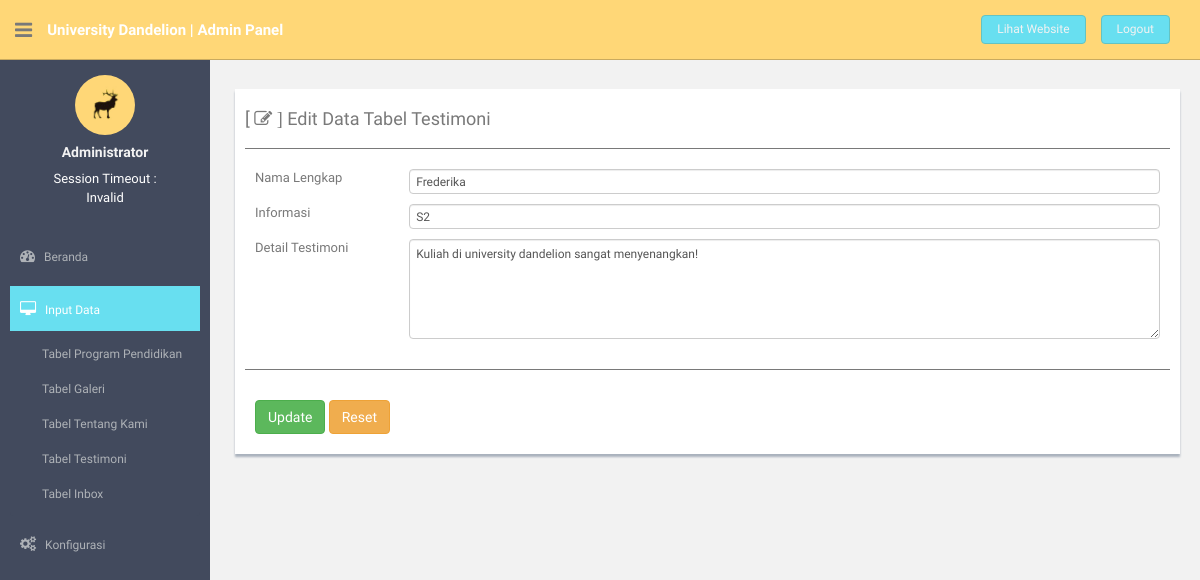
The page /confpanel/module/mod_testimoni/aksi.php?testimoni=edit&id_testimonial=2 (signed in) on the database its author committed.
### tables this page shows
CREATE TABLE IF NOT EXISTS `tbl_testimonial` (
  `id_testimonial` int(3) NOT NULL AUTO_INCREMENT,
  `fullname_testimonial` varchar(50) NOT NULL,
  `description_testimonial` text NOT NULL,
  `detail_testimonial` text NOT NULL,
  PRIMARY KEY (`id_testimonial`)
);

### confpanel/module/mod_testimoni/aksi.php (the view, shortened to what this page needs)
<?php
include '../../header_module.php';
include '../../menu_module.php';
include '../../control.php';
$module   = @$_GET['testimoni'];
if ($module == "edit"){
    $id_testimonial = @$_GET['id_testimonial'];
    $edit           = mysqli_query($link, "SELECT * FROM tbl_testimonial WHERE id_testimonial='$id_testimonial'");
    $showtestimoni  = mysqli_fetch_array($edit);
    echo " <section id=\"main-content\">
            <section class=\"wrapper\">
             <div class=\"row mt\">
              <div class=\"col-md-12\">
               <div class=\"form-panel\">
                <table class=\"table table-striped table-advance table-hover\">
                 <h4>[ <i class=\"fa fa-edit\"> ]</i> Edit Data Tabel Testimoni</h4>
                  <hr>
                    <form class=\"form-horizontal style-form\" action=\"../../module/mod_testimoni/aksi.php?testimoni=update&id_testimonial=$showtestimoni[id_testimonial]\" method=\"POST\" enctype=\"multipart/form-data\">
                      <div class=\"form-group\">
                          <input type=\"hidden\" class=\"form-control\" name=\"id_testimonial\" value=\"$showtestimoni[id_testimonial]\">
                          <label class=\"col-sm-2 col-sm-2 control-label\">Nama Lengkap</label>
                          <div class=\"col-sm-10\">
                              <input type=\"text\" class=\"form-control\" name=\"fullname_testimonial\" value=\"$showtestimoni[fullname_testimonial]\" oninvalid=\"alert('Nama Lengkap harus di isi !');\"required>
                          </div>
                          <label class=\"col-sm-2 col-sm-2 control-label\">Informasi</label>
                          <div class=\"col-sm-10\">
                              <input type=\"text\" class=\"form-control\" name=\"description_testimonial\" value=\"$showtestimoni[description_testimonial]\" oninvalid=\"alert('Informasi harus di isi !');\"required>
                          </div>
                          <label class=\"col-sm-2 col-sm-2 control-label\">Detail Testimoni</label>
                          <div class=\"col-sm-10\">
                              <textarea cols=\"100\" rows=\"5\" type=\"text\" class=\"form-control\" name=\"detail_testimonial\" oninvalid=\"alert('Detail Testimoni harus di isi !');\"required>$showtestimoni[detail_testimonial]</textarea>
                          </div>
                          </div>
                      </div>
                  <hr>
                      <div class=\"btn-group1\">
                          <a href=\"../../module/mod_testimoni/aksi.php?testimoni=edit&id_testimonial=$showtestimoni[id_testimonial]#\"><button type=\"submit\" name=\"update\" class=\"btn btn-success\">Update</button></a>
                          <a href=\"#\"><button type=\"reset\" name=\"reset\" class=\"btn btn-warning\">Reset</button></a>
                      </div>
               </div>
              </div>
            </section>
           </section>";
}
include '../../footer_module.php';
?>

### confpanel/assets/css/style.css (style rules this page uses)
body { color: #797979; background: #f2f2f2; font-family: 'Ruda', sans-serif; padding: 0px !important; margin: 0px !important; font-size:13px; }
a, a:hover, a:focus { text-decoration: none; outline: none; }
hr { margin-top: 20px; margin-bottom: 20px; border: 0; border-top: 1px solid #797979; }
.mt { margin-top: 25px; }
#main-content { margin-left: 220px; }
.wrapper { display: inline-block; margin-top: 15px; padding-left: 10px; padding-right: 15px; padding-bottom: 15px; padding-top: 0px; width: 100%; }
.btn-group1 { background: #ffffff; padding: 10px; }
.form-panel { background: #ffffff; margin: 10px; padding: 10px; box-shadow: 0px 3px 2px #aab2bd; text-align: left; }
label { font-weight: 400; }

### rows shown on the page
tbl_testimonial: fullname_testimonial "Frederika", description_testimonial "S2", detail_testimonial "Kuliah di university dandelion sangat menyenangkan!"
